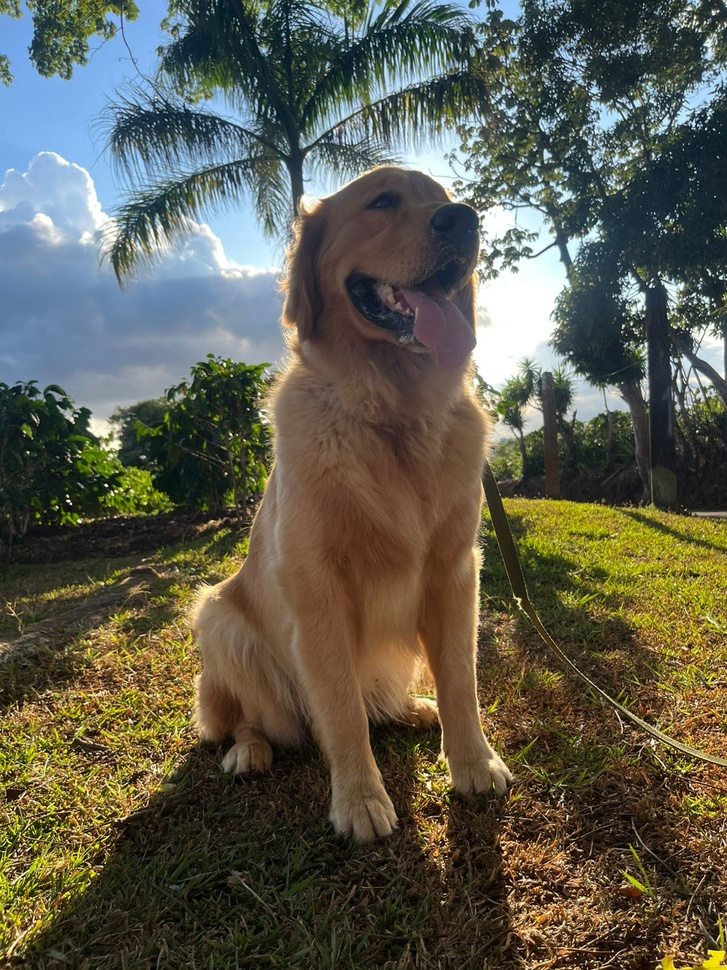
#> input picture hw2/10_45/dante.jpeg, 727 x 970 px, shrunk from 1200 x 1600 before the run
$ python hw10_45.py
#> lines starting #> are read from the running program, lines starting #| are printed output that depends on the picture
from PIL import Image
import numpy as np
import matplotlib.pyplot as plt

# Part A
img = Image.open("dante.jpeg").convert("L")

A = np.array(img, dtype=float)

fig, ax = plt.subplots()
ax.imshow(A, cmap="gray")
ax.axis("off")
ax.set_title("Plot of $\\mathbf{A}$",fontsize=15)
plt.savefig("fig_a_original.png", dpi=150)

# Part B

U, s, Vt = np.linalg.svd(A, full_matrices=False)
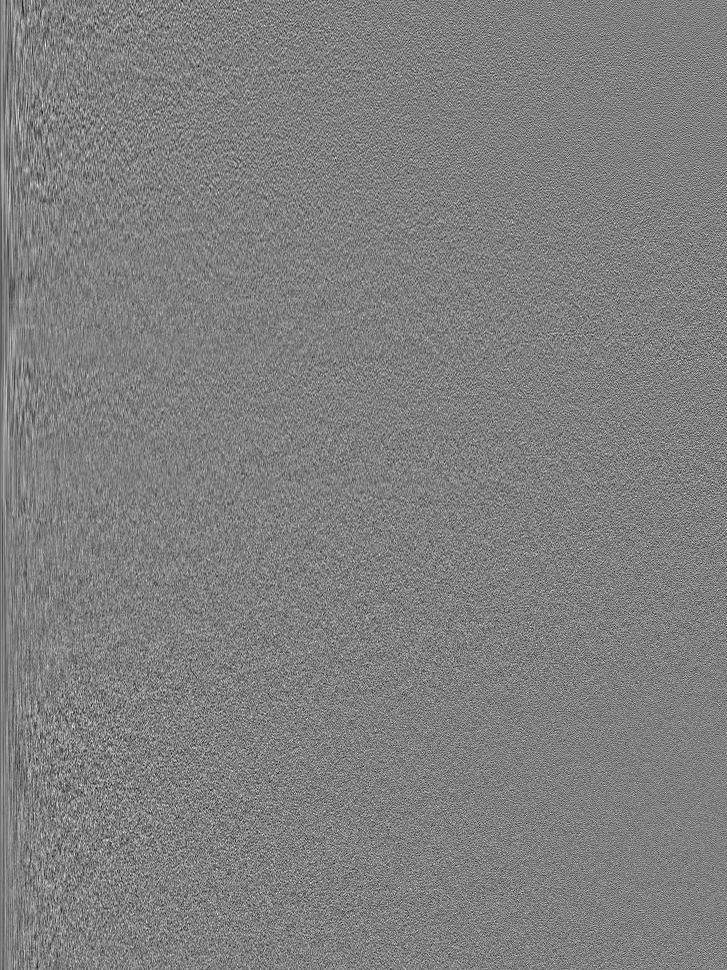
#> U: shape (970, 727) float64; min -0.189, max 0.187, mean -3.44e-05; drawn with min black and max white
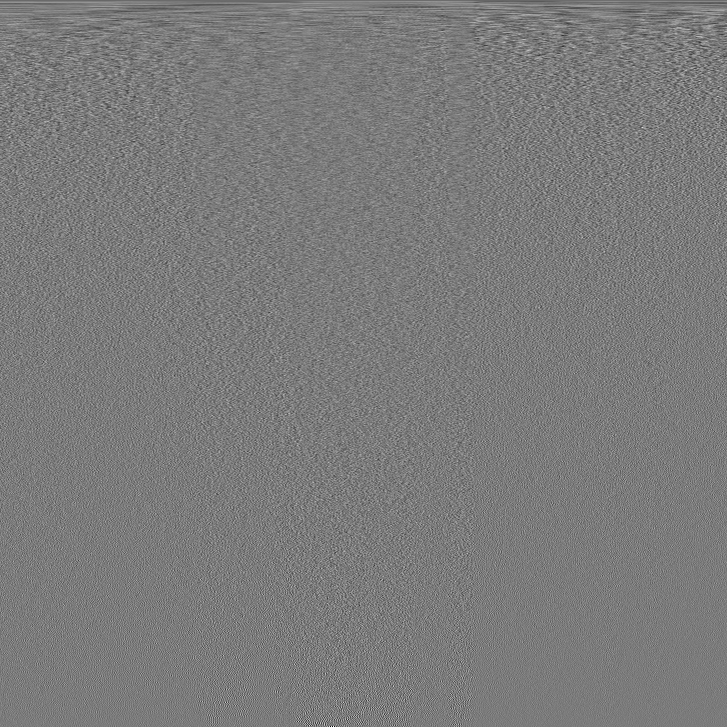
#> Vt: shape (727, 727) float64; min -0.297, max 0.316, mean -4.98e-05; drawn with min black and max white
#> s = 727 values, max 80340.9 at index 0, min 18.37 at index 726, mean 909.1

fig, ax = plt.subplots(figsize=(6, 3))
ax.semilogy(s, "k.", markersize=3)
ax.set_xlabel("Index $i$")
ax.set_ylabel("$\\sigma_i$")
ax.set_title("Singular values of $\\mathbf{A}$",fontsize=15)
plt.tight_layout()
plt.savefig("fig_b_singular_values.png", dpi=150)
#> figure, not shown here; curve peaks at x = 0, y = 80340.9
# plt.show()

# Part C
fig, axes = plt.subplots(1, 4, figsize=(14, 4))

for i in range(4):
    outer = np.outer(U[:, i], Vt[i, :])
    axes[i].imshow(outer, cmap="gray")
    axes[i].set_title(f"$\\mathbf{{u}}_{i+1}\\mathbf{{v}}_{i+1}^T$",fontsize=26)
    axes[i].axis("off")
#> this loop made 4 passes
#> pass 1, `outer = np.outer(U[:, i], Vt[i, :])`:
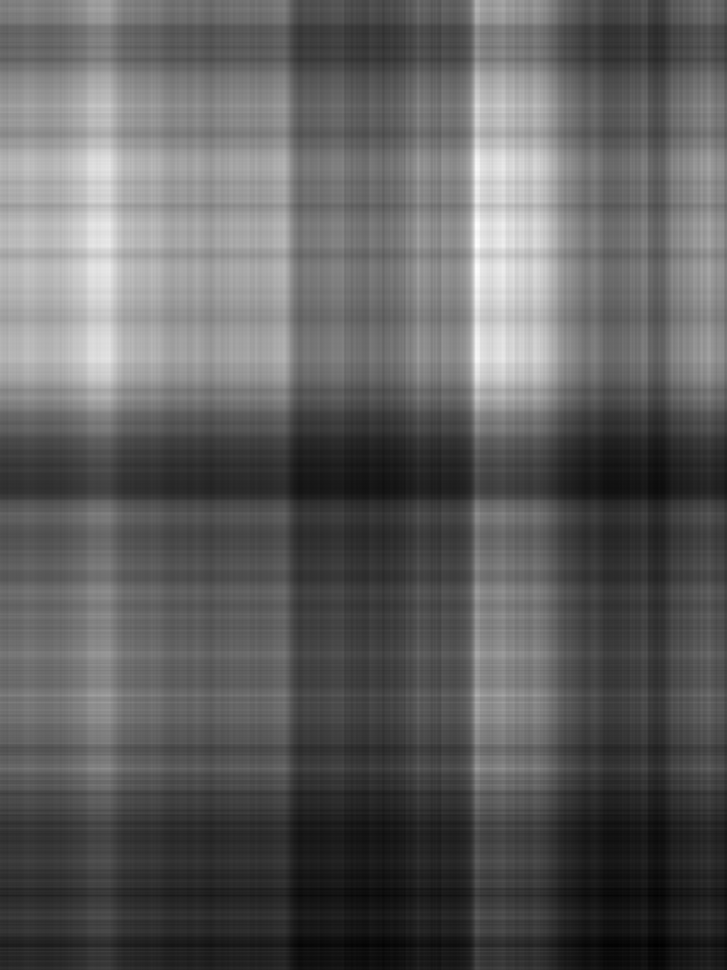
#> outer: shape (970, 727) float64; min 0.000374, max 0.00239, mean 0.00113; drawn with min black and max white

plt.suptitle("Rank-1 outer products", fontsize=36)
plt.tight_layout()
plt.savefig("fig_c_outer_products.png", dpi=150)

# Part D
fig, axes = plt.subplots(1, 4, figsize=(14, 4))

for i, k in enumerate([1, 2, 3, 4]):
    Ak = (U[:, :k] * s[:k]) @ Vt[:k, :]
    axes[i].imshow(np.clip(Ak, 0, 255), cmap="gray")
    axes[i].set_title(f"$\\mathbf{{A}}_{k}$",fontsize=26)
    axes[i].axis("off")
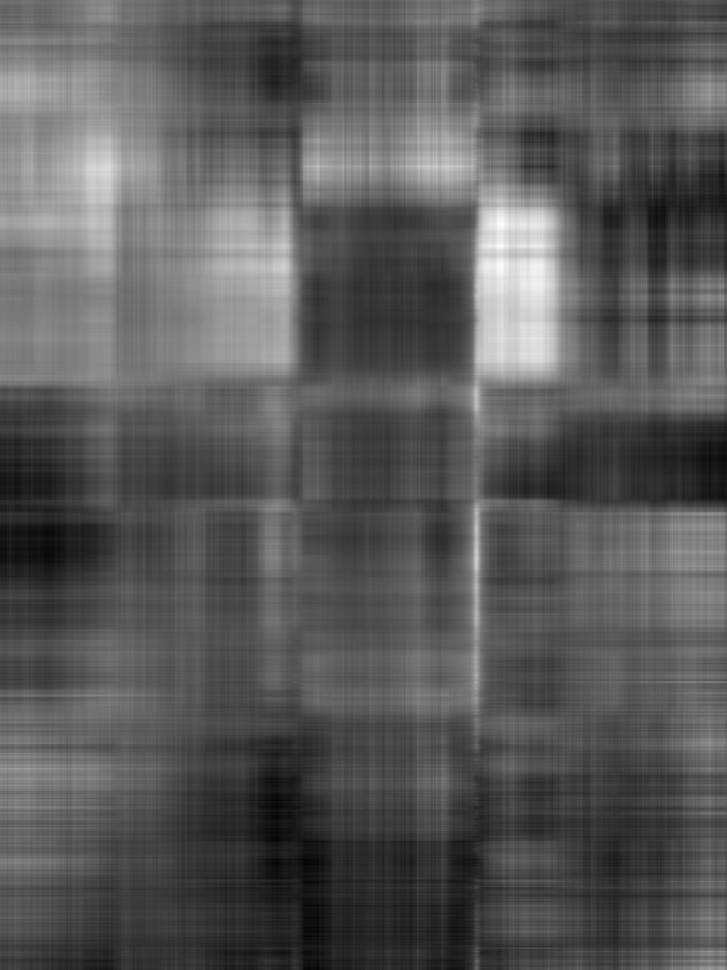
#> Ak: shape (970, 727) float64; min -11.27, max 280.8, mean 91; drawn with min black and max white

plt.suptitle("Rank-$k$ approximations, $k=1,2,3,4$", fontsize=36)
plt.tight_layout()
plt.savefig("fig_d_approx_1to4.png", dpi=150)

# Part E
fig, axes = plt.subplots(1, 4, figsize=(14, 4))

for i, k in enumerate([10, 20, 30, 40]):
    Ak = (U[:, :k] * s[:k]) @ Vt[:k, :]
    axes[i].imshow(np.clip(Ak, 0, 255), cmap="gray")
    axes[i].set_title(f"$\\mathbf{{A}}_{{{k}}}$",fontsize=26)
    axes[i].axis("off")

plt.suptitle("Rank-$k$ approximations, $k=10,20,30,40$", fontsize=36)
plt.tight_layout()
plt.savefig("fig_e_approx_10to40.png", dpi=150)

# Part F
A100 = (U[:, :100] * s[:100]) @ Vt[:100, :]
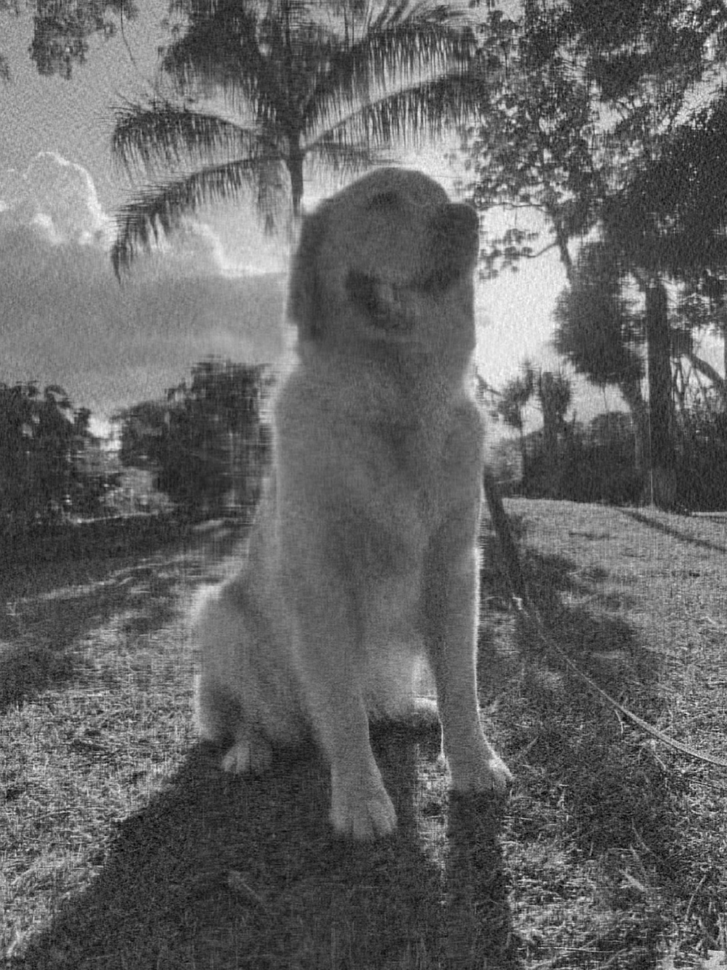
#> A100: shape (970, 727) float64; min -39.06, max 289.7, mean 91; drawn with min black and max white

fig, axes = plt.subplots(1, 3, figsize=(14, 5))

axes[0].imshow(A, cmap="gray")
axes[0].set_title("Original $\\mathbf{A}$",fontsize=26)
axes[0].axis("off")

axes[1].imshow(np.clip(A100, 0, 255), cmap="gray")
axes[1].set_title("$\\mathbf{A}_{100}$",fontsize=26)
axes[1].axis("off")

residual = np.log(np.abs(A - A100) + 1e-10)
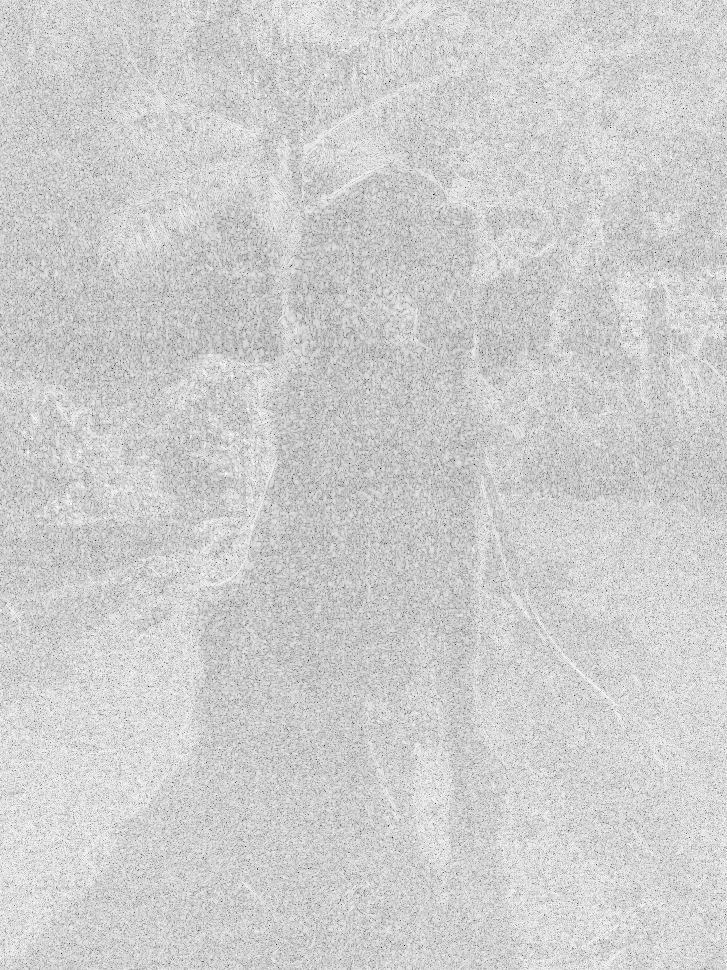
#> residual: shape (970, 727) float64; min -10.84, max 5.06, mean 2.02; drawn with min black and max white
# residual = np.log(np.abs(A - A100))
im = axes[2].imshow(residual, cmap="inferno")
axes[2].set_title("$\\log|\\mathbf{A} - \\mathbf{A}_{100}|$",fontsize=26)
axes[2].axis("off")
fig.colorbar(im, ax=axes[2], fraction=0.046, pad=0.04)

plt.suptitle("Original, rank-100 approximation, and log-residual", fontsize=36)
plt.tight_layout()
plt.savefig("fig_f_residual.png", dpi=150)
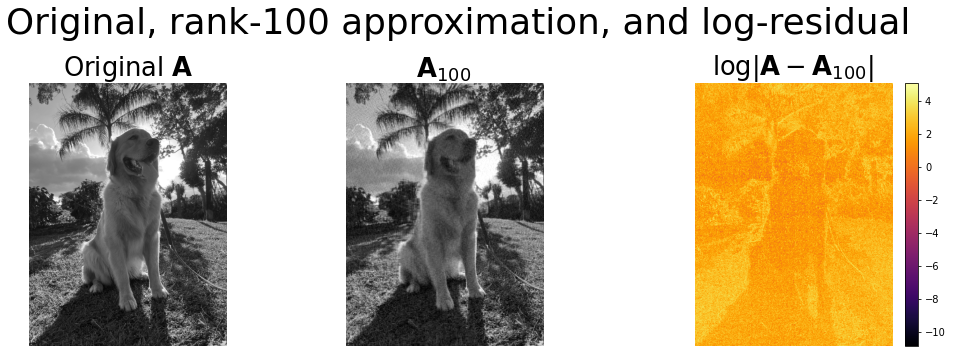
#> figure drawn by matplotlib, 4 panels

# plt.show()
